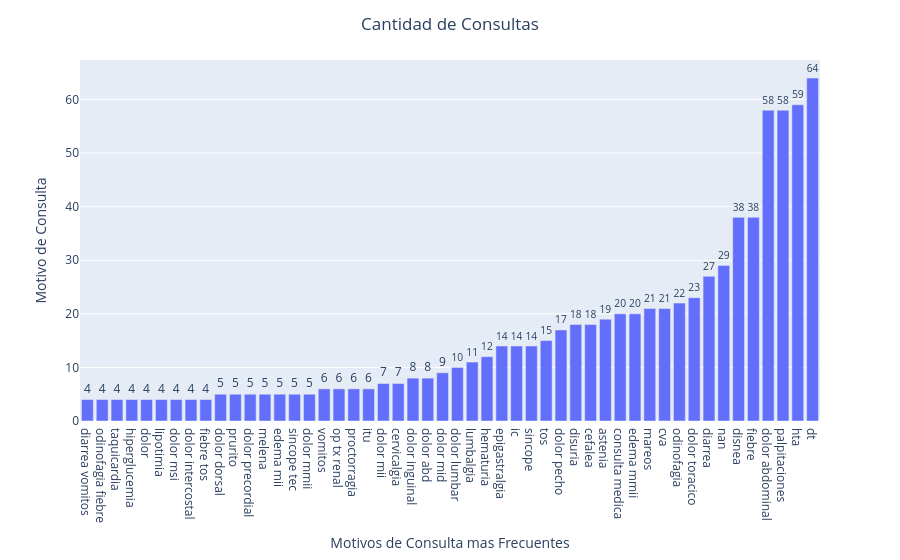

Notebook cell for this chart:
### Code cell
print("Cantidad de pacientes: " + str(train_df.shape[0]))
df = top_consultas_fecha(desde = "1-1-2024", hasta="3-3-2024",
             top = 50, order = 'asc',
             nombre_y_apellido = None, motivo_de_consulta = None,
             box = None, triage = None,
             medico = None, enfermero = None,
             alta = None, aislado = None)

grafico_barras(df = df, 
               p_x='MOTIVO DE CONSULTA', p_y='CANTIDAD DE CONSULTAS', 
               title='Cantidad de Consultas', x_title='Motivos de Consulta mas Frecuentes', y_title='Motivo de Consulta', 
               media=False)

### Figure 1 — Plotly figure (JSON) as saved in the notebook; plotly's stock layout.template omitted (floating-point values rounded to 4 significant figures)
{"data": [{"alignmentgroup": "True", "hovertemplate": "MOTIVO DE CONSULTA=%{x}<br>CANTIDAD DE CONSULTAS=%{y}<extra></extra>", "legendgroup": "", "marker": {"color": "#636efa", "pattern": {"shape": ""}}, "name": "", "offsetgroup": "", "orientation": "v", "showlegend": false, "textposition": "outside", "texttemplate": "%{y}", "type": "bar", "x": ["diarrea vomitos", "odinofagia fiebre", "taquicardia", "hiperglucemia", "dolor", "lipotimia", "dolor msi", "dolor intercostal", "fiebre tos", "dolor dorsal", "prurito", "dolor precordial", "melena", "edema mii", "sincope tec", "dolor mmii", "vomitos", "op tx renal", "proctorragia", "itu", "dolor mii", "cervicalgia", "dolor inguinal", "dolor abd", "dolor mid", "dolor lumbar", "lumbalgia", "hematuria", "epigastralgia", "ic", "sincope", "tos", "dolor pecho", "disuria", "cefalea", "astenia", "consulta medica", "edema mmii", "mareos", "cva", "odinofagia", "dolor toracico", "diarrea", "nan", "disnea", "fiebre", "dolor abdominal", "palpitaciones", "hta", "dt"], "xaxis": "x", "y": [4, 4, 4, 4, 4, 4, 4, 4, 4, 5, 5, 5, 5, 5, 5, 5, 6, 6, 6, 6, 7, 7, 8, 8, 9, 10, 11, 12, 14, 14, 14, 15, 17, 18, 18, 19, 20, 20, 21, 21, 22, 23, 27, 29, 38, 38, 58, 58, 59, 64], "yaxis": "y"}], "layout": {"barmode": "group", "legend": {"tracegroupgap": 0}, "margin": {"t": 60}, "title": {"text": "Cantidad de Consultas", "x": 0.5}, "xaxis": {"anchor": "y", "domain": [0, 1], "title": {"text": "Motivos de Consulta mas Frecuentes"}}, "yaxis": {"anchor": "x", "domain": [0, 1], "title": {"text": "Motivo de Consulta"}}}}
